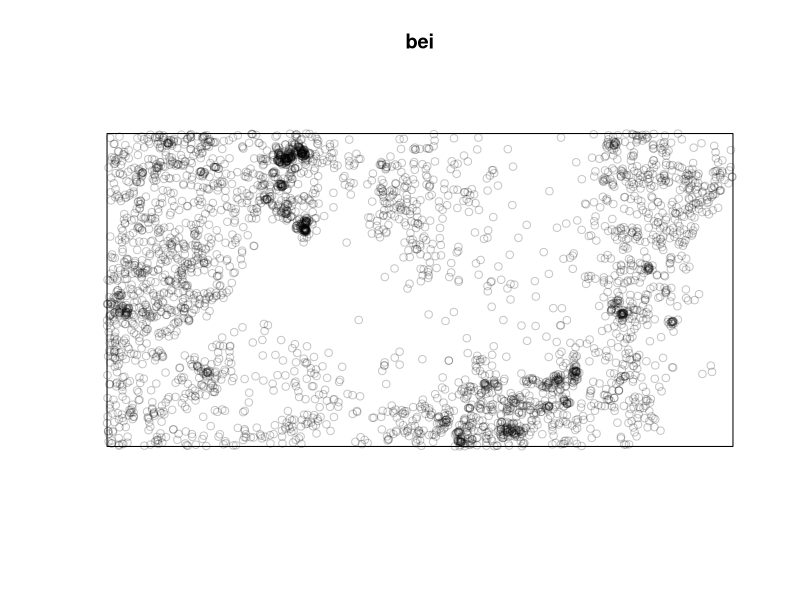
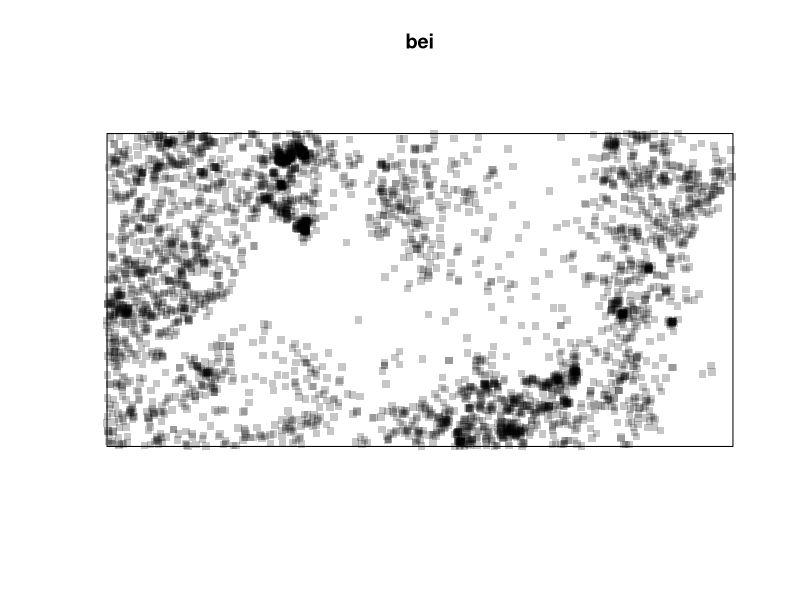
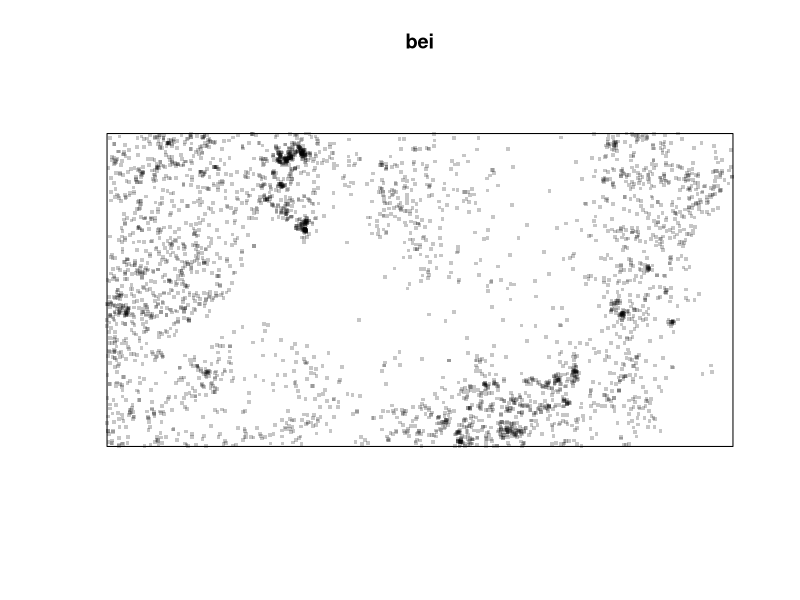
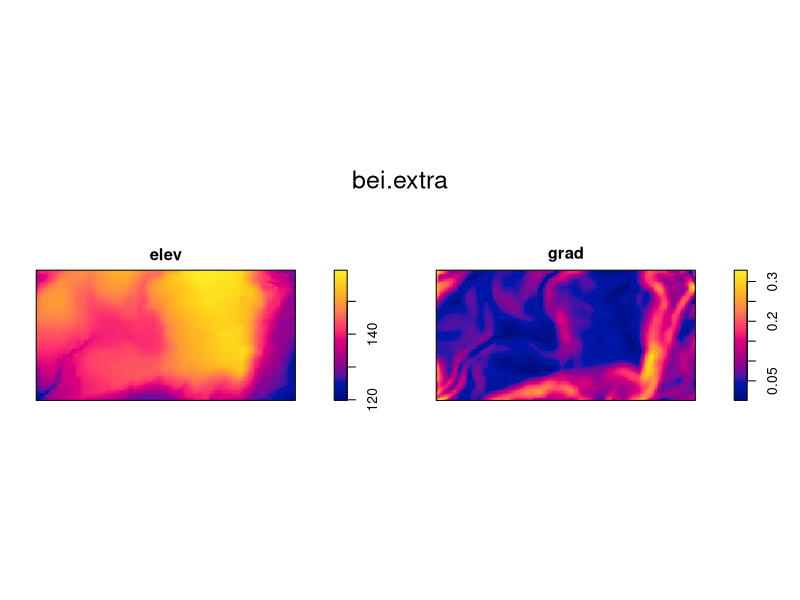

Recreate these plots in R, in order.
# R code for population density

# Installing packages
install.packages("spatstat")

#Using the package(s)
library(spatstat)

# Recall the data
bei

# Looking at the plot in space
plot(bei)

# Changing the pch
plot(bei, pch=15)

# Decreasing the dimension
plot(bei, pch=15, cex=.5)

# Drivers
bei.extra

# Plotting variables
plot(bei.extra)

# Subsetting a dataset: NEW CONCEPT!
elevation <- bei.extra$elev
